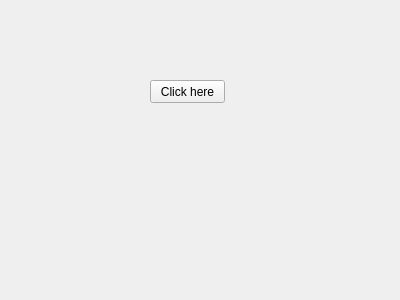
<?xml version="1.0" encoding="UTF-8"?>
<ui version="4.0">
 <class>Widget</class>
 <widget class="QWidget" name="Widget">
  <property name="geometry">
   <rect>
    <x>0</x>
    <y>0</y>
    <width>400</width>
    <height>300</height>
   </rect>
  </property>
  <property name="windowTitle">
   <string>Widget</string>
  </property>
  <widget class="QPushButton" name="pushButton">
   <property name="geometry">
    <rect>
     <x>150</x>
     <y>80</y>
     <width>75</width>
     <height>23</height>
    </rect>
   </property>
   <property name="text">
    <string>Click here</string>
   </property>
  </widget>
 </widget>
 <layoutdefault spacing="6" margin="11"/>
 <resources/>
 <connections/>
</ui>
